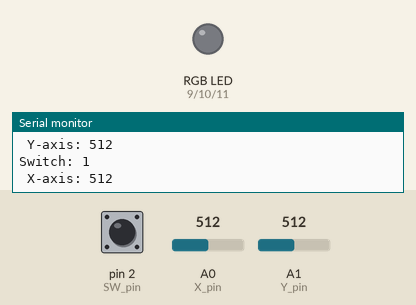
This sketch was run on a simulated Arduino Uno, built with avr-gcc and run on an emulated ATmega328P. Shown: an RGB LED mixed from three pins (HIGH = lit), the last lines printed to the serial monitor. Dashed ring = blinking. The inputs (shaded band) are chosen by the test bench; at power-on: A0 (X_pin) = 512, A1 (Y_pin) = 512, pin 2 (SW_pin) HIGH. Dim RGB values are drawn brighter than linear.

Above: at 1.2 s.
1.3 s: A0 (X_pin) set to 0
At 1.85 s:
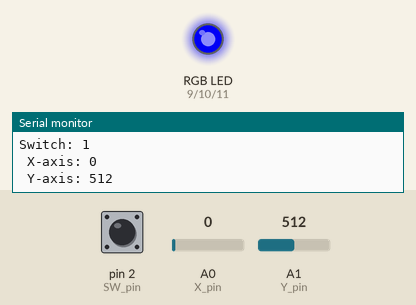
4.3 s: A1 (Y_pin) set to 0
At 4.62 s:
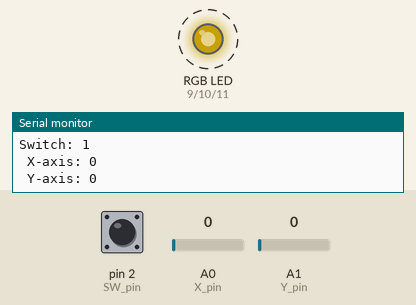
7.3 s: pin 2 (SW_pin) pulled LOW for 0.15 s
10.3 s: A0 (X_pin) set to 1023
At 10.45 s:
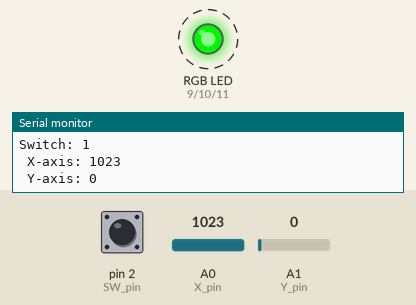
13.3 s: A1 (Y_pin) set to 1023
At 13.56 s:
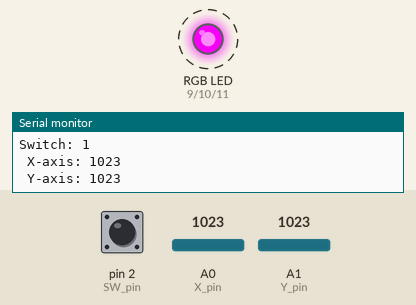
16.3 s: pin 2 (SW_pin) pulled LOW for 3.2 s
Timing chart, 0 to 22.0 s (numbered marks = the images above; inputs shaded):
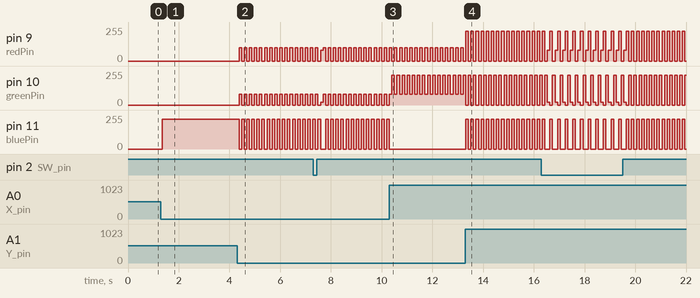

The sketch:

RGBControlWithJoystick.ino
```cpp
/*
 * For different position of the joystick handle we get different
 * colored lights from RGB LED
 */
const int SW_pin = 2; //joystick SW pin connected to digital pin 2
const int X_pin = A0; //joystick VRx pin connected to analog pin A0
const int Y_pin = A1; //joystick VRy pin connected to analog pin A1
int redPin = 9; //RGB red pin connected to digital 9
int greenPin = 10; //RGB green pin connected to digital 9
int bluePin = 11; //RGB blue pin connected to digital 9
int YPIN; //Declaring integers for letter
int XPIN;
int SWPIN;

void setup() {
  pinMode(SW_pin, INPUT);
  digitalWrite(SW_pin, HIGH);
  Serial.begin(9600);
  pinMode(redPin, OUTPUT);
  pinMode(greenPin, OUTPUT);
  pinMode(bluePin, OUTPUT);

}
void setColor(int red, int green, int blue) //sets up format for colors
{
  analogWrite(redPin, red);
  analogWrite(greenPin, green);
  analogWrite(bluePin, blue);
}

void loop() {
  YPIN = analogRead(Y_pin); //sets the number that comes out of joystick VRy pin
  XPIN = analogRead(X_pin);
  SWPIN = digitalRead(SW_pin);

  Serial.print("Switch: ");
  Serial.println(SWPIN);
  Serial.print(" ");
  Serial.print("X-axis: ");
  Serial.println(XPIN);
  Serial.print(" ");
  Serial.print("Y-axis: ");
  Serial.println(YPIN);
  if(YPIN == 0) {
    setColor(100, 80, 0);
    delay(100);
    }   //if YPIN is equal to 0, set the color
 else {
  setColor(0, 0, 0);
  }

 if(YPIN == 1023) {
  setColor(225, 0, 225);
  delay(100);
  }
 else {
  setColor(0, 0, 0);
  }

if(XPIN == 0) {
  setColor(0, 0, 225);
  delay(100);
  }
else   {
  setColor(0, 0, 0);
  }

if(XPIN == 1023) {
  setColor(0, 225, 0);
  delay(100);
  }
 else {
  setColor(0, 0, 0);
  }

if(SWPIN == LOW) {
  setColor(80, 20, 0);
  delay(100);
  }   //if SWPIN is low set color
 else {
  setColor(0, 0, 0);
  }

}
```

Measured:
- after the input at 1.3 s, pin 11 (bluePin): 0/255 → 225/255 after 0.05 s
- after the input at 4.3 s, pin 9 (redPin): alternates 100/255 for 0.10 s and 0/255 for 0.10 s, starting after 0.08 s; pin 10 (greenPin): alternates 80/255 for 0.10 s and 0/255 for 0.10 s, starting after 0.08 s; pin 11 (bluePin): alternates 225/255 for 0.10 s and 0/255 for 0.10 s, starting after 0.08 s
- after the input at 10.3 s, pin 11 (bluePin): goes on until 10.3 s, then stays 0/255
- after the input at 13.3 s, pin 11 (bluePin): alternates 225/255 for 0.10 s and 0/255 for 0.10 s, starting at once
